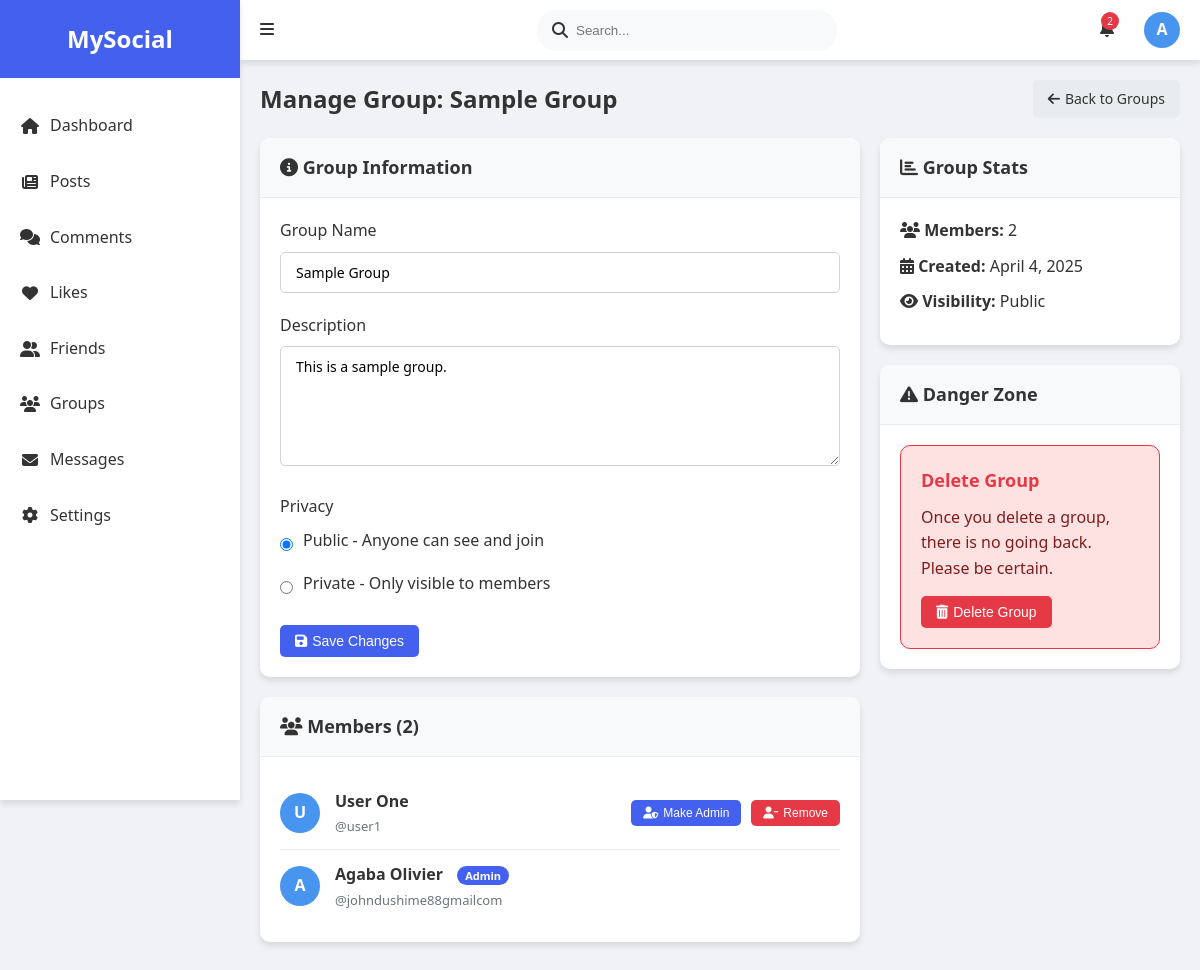
The app's page /group_manage.php?id=1 with its own data.
### tables this page shows
CREATE TABLE `groupmembership` (
  `membership_id` bigint(20) NOT NULL,
  `group_id` bigint(20) NOT NULL,
  `user_id` bigint(20) NOT NULL,
  `role` enum('admin','member') DEFAULT 'member',
  `joined_at` timestamp NOT NULL DEFAULT current_timestamp()
);

CREATE TABLE `group` (
  `group_id` bigint(20) NOT NULL,
  `name` varchar(100) NOT NULL,
  `description` text DEFAULT NULL,
  `creator_id` bigint(20) NOT NULL,
  `created_at` timestamp NOT NULL DEFAULT current_timestamp(),
  `visibility` enum('public','private') DEFAULT 'public'
);

CREATE TABLE `users` (
  `user_id` bigint(20) NOT NULL,
  `username` varchar(50) NOT NULL,
  `email` varchar(255) NOT NULL,
  `password_hash` varchar(255) NOT NULL,
  `full_name` varchar(100) DEFAULT NULL,
  `profile_picture` varchar(255) DEFAULT NULL,
  `bio` text DEFAULT NULL,
  `created_at` timestamp NOT NULL DEFAULT current_timestamp(),
  `is_active` tinyint(1) DEFAULT 1
);

### group_manage.php (the view, shortened to what this page needs)
<?php
include 'db_connect.php';
$current_user_id = 1;
$group_id = intval($_GET['id']);
$check_admin_query = "
    SELECT g.*, gm.role
    FROM `group` g
    JOIN groupmembership gm ON g.group_id = gm.group_id
    WHERE g.group_id = $group_id
    AND gm.user_id = $current_user_id
    AND gm.role = 'admin'
";
$check_admin_result = $conn->query($check_admin_query);
$group = $check_admin_result->fetch_assoc();
$members_query = "
    SELECT gm.*, u.user_id, u.username, u.full_name, u.profile_picture
    FROM groupmembership gm
    JOIN users u ON gm.user_id = u.user_id
    WHERE gm.group_id = $group_id
    ORDER BY gm.role DESC, u.full_name ASC
";
$members_result = $conn->query($members_query);
$member_count = $conn->query("SELECT COUNT(*) as count FROM groupmembership WHERE group_id = $group_id")->fetch_assoc()['count'];
$current_page = basename($_SERVER['PHP_SELF']);
?>
<!DOCTYPE html>
<html lang="en">
<head>
    <link rel="stylesheet" href="https://cdnjs.cloudflare.com/ajax/libs/font-awesome/6.1.1/css/all.min.css">
</head>
<body>
    <div class="sidebar">
        <div class="sidebar-header">
            <div class="sidebar-logo">MySocial</div>
        </div>
        <ul class="sidebar-nav">
            <li class="nav-item">
                <a href="index.php" class="nav-link <?= $current_page == 'index.php' ? 'active' : '' ?>">
                    <i class="fas fa-home"></i> Dashboard
                </a>
            </li>
            <li class="nav-item">
                <a href="posts.php" class="nav-link <?= $current_page == 'posts.php' ? 'active' : '' ?>">
                    <i class="fas fa-newspaper"></i> Posts
                </a>
            </li>
            <li class="nav-item">
                <a href="comments.php" class="nav-link <?= $current_page == 'comments.php' ? 'active' : '' ?>">
                    <i class="fas fa-comments"></i> Comments
                </a>
            </li>
            <li class="nav-item">
                <a href="likes.php" class="nav-link <?= $current_page == 'likes.php' ? 'active' : '' ?>">
                    <i class="fas fa-heart"></i> Likes
                </a>
            </li>
            <li class="nav-item">
                <a href="friends.php" class="nav-link <?= $current_page == 'friends.php' ? 'active' : '' ?>">
                    <i class="fas fa-user-friends"></i> Friends
                </a>
            </li>
            <li class="nav-item">
                <a href="groups.php" class="nav-link <?= $current_page == 'groups.php' ? 'active' : '' ?>">
                    <i class="fas fa-users"></i> Groups
                </a>
            </li>
            <li class="nav-item">
                <a href="messages.php" class="nav-link <?= $current_page == 'messages.php' ? 'active' : '' ?>">
                    <i class="fas fa-envelope"></i> Messages
                </a>
            </li>
            <li class="nav-item">
                <a href="settings.php" class="nav-link <?= $current_page == 'settings.php' ? 'active' : '' ?>">
                    <i class="fas fa-cog"></i> Settings
                </a>
            </li>
        </ul>
    </div>
    <div class="top-nav">
        <div class="menu-toggle">
            <i class="fas fa-bars"></i>
        </div>
        <div class="search-bar">
            <i class="fas fa-search"></i>
            <input type="text" placeholder="Search...">
        </div>
        <div class="user-menu">
            <div class="notification-icon">
                <span class="notification-badge">2</span>
            </div>
            <div class="avatar">
                A
            </div>
        </div>
    </div>
    <div class="main-content">
        <div class="page-header">
            <div class="page-title">Manage Group: <?= htmlspecialchars($group['name']) ?></div>
            <div class="page-actions">
                <a href="groups.php" class="btn btn-secondary">
                    <i class="fas fa-arrow-left"></i> Back to Groups
                </a>
            </div>
        </div>
        <div class="manage-container">
            <div class="manage-main">
                <div class="card">
                    <div class="card-header">
                        <i class="fas fa-info-circle"></i> Group Information
                    </div>
                    <div class="card-body">
                        <form method="POST" action="">
                            <div class="form-group">
                                <label for="name">Group Name</label>
                                <input type="text" id="name" name="name" class="form-control" value="<?= htmlspecialchars($group['name']) ?>" required>
                            </div>
                            <div class="form-group">
                                <label for="description">Description</label>
                                <textarea id="description" name="description" class="form-control"><?= htmlspecialchars($group['description'] ?? '') ?></textarea>
                            </div>
                            <div class="form-group">
                                <label>Privacy</label>
                                <div class="form-check">
                                    <input type="radio" id="public" name="visibility" value="public" <?= $group['visibility'] == 'public' ? 'checked' : '' ?>>
                                    <label for="public">Public - Anyone can see and join</label>
                                </div>
                                <div class="form-check">
                                    <input type="radio" id="private" name="visibility" value="private" <?= $group['visibility'] == 'private' ? 'checked' : '' ?>>
                                    <label for="private">Private - Only visible to members</label>
                                </div>
                            </div>
                            <button type="submit" name="update_group" class="btn btn-primary">
                                <i class="fas fa-save"></i> Save Changes
                            </button>
                        </form>
                    </div>
                </div>
                <div class="card">
                    <div class="card-header">
                        <i class="fas fa-users"></i> Members (<?= $member_count ?>)
                    </div>
                    <div class="card-body">
                        <div class="member-list">
                            <?php if($members_result && $members_result->num_rows > 0): ?>
                                <?php while($member = $members_result->fetch_assoc()): ?>
                                    <?php
                                    $member_avatar = substr($member['full_name'] ?? $member['username'], 0, 1);
                                    ?>
                                    <div class="member-item">
                                        <div class="member-avatar">
                                            <?= $member_avatar ?>
                                        </div>
                                        <div class="member-info">
                                            <div class="member-name">
                                                <?= htmlspecialchars($member['full_name'] ?? $member['username']) ?>
                                                <?php if($member['role'] == 'admin'): ?>
                                                    <span class="admin-badge">Admin</span>
                                                <?php endif; ?>
                                            </div>
                                            <div class="member-role">@<?= htmlspecialchars($member['username']) ?></div>
                                        </div>
                                        <?php if($member['user_id'] != $current_user_id): ?>
                                            <div class="member-actions">
                                                <?php if($member['role'] != 'admin'): ?>
                                                    <form method="POST" action="">
                                                        <button type="submit" name="make_admin" class="btn btn-primary btn-sm">
                                                            <i class="fas fa-user-shield"></i> Make Admin
                                                        </button>
                                                    </form>
                                                <?php endif; ?>
                                                <form method="POST" action="">
                                                    <button type="submit" name="remove_member" class="btn btn-danger btn-sm">
                                                        <i class="fas fa-user-minus"></i> Remove
                                                    </button>
                                                </form>
                                            </div>
                                        <?php endif; ?>
                                    </div>
                                <?php endwhile; ?>
                            <?php else: ?>
                                <div style="text-align: center; padding: 20px; color: var(--dark-gray);">
                                    No members found in this group.
                                </div>
                            <?php endif; ?>
                        </div>
                    </div>
                </div>
            </div>
            <div class="manage-sidebar">
                <div class="card">
                    <div class="card-header">
                        <i class="fas fa-chart-bar"></i> Group Stats
                    </div>
                    <div class="card-body">
                        <ul style="list-style-type: none; padding: 0;">
                            <li style="margin-bottom: 10px;">
                                <strong><i class="fas fa-users"></i> Members:</strong> <?= $member_count ?>
                            </li>
                            <li style="margin-bottom: 10px;">
                                <strong><i class="fas fa-calendar-alt"></i> Created:</strong>
                                <?= date('F j, Y', strtotime($group['created_at'])) ?>
                            </li>
                            <li style="margin-bottom: 10px;">
                                <strong><i class="fas fa-eye"></i> Visibility:</strong>
                                <?= ucfirst($group['visibility']) ?>
                            </li>
                        </ul>
                    </div>
                </div>
                <div class="card">
                    <div class="card-header">
                        <i class="fas fa-exclamation-triangle"></i> Danger Zone
                    </div>
                    <div class="card-body">
                        <div class="danger-zone">
                            <div class="danger-zone-title">Delete Group</div>
                            <div class="danger-zone-text">
                                Once you delete a group, there is no going back. Please be certain.
                            </div>
                            <button type="button" id="deleteGroupBtn" class="btn btn-danger">
                                <i class="fas fa-trash-alt"></i> Delete Group
                            </button>
                        </div>
                    </div>
                </div>
            </div>
        </div>
    </div>
</body>
</html>

### records on screen
groupmembership: group.name "Sample Group", name "Sample Group", description "This is a sample group.", user.full_name "A", user.full_name "Agaba Olivier", role "Admin", user.username "johndushime88gmailcom", group.created_at "April 4, 2025", group.visibility "Public"
group: visibility "☑ Public - Anyone can see and jo", visibility "☐ Private - Only visible to memb"
groupmembership: user.full_name "U", user.full_name "User One", user.username "user1"

### other values on screen
$member_count "2"
